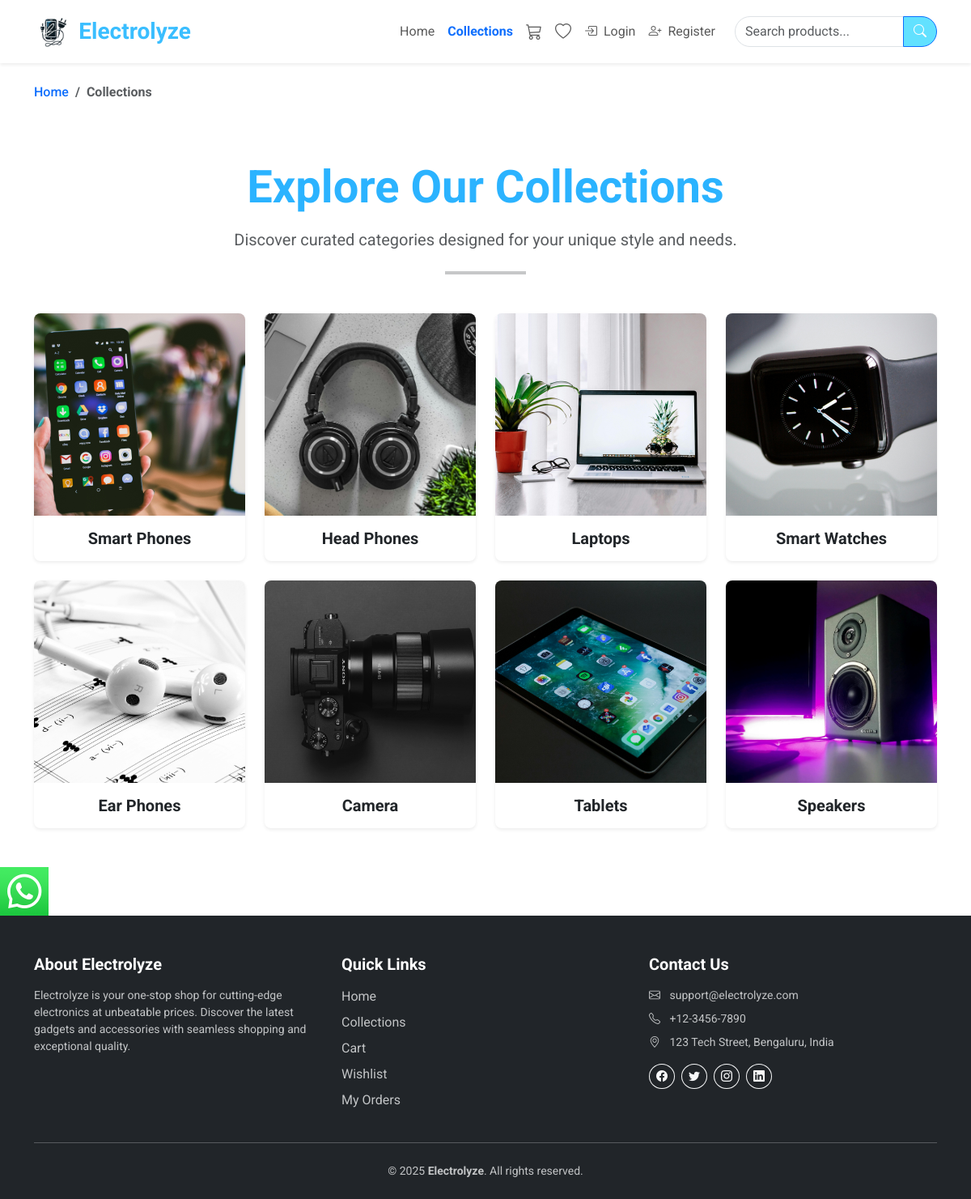
Screenshot of /store/collections/ with the database file from the repository.
### store/models.py (models this page shows, shortened)
class Category(models.Model):
    slug = models.CharField(max_length=150)
    name = models.CharField(max_length=150)
    image = models.ImageField(upload_to=get_file_path)
    description = models.TextField(max_length=500)
    status = models.BooleanField(default=False, help_text='0=Visible, 1=Hidden')
    trending = models.BooleanField(default=False, help_text='0=Not Trending, 1=Trending')
    meta_title = models.CharField(max_length=100)
    meta_keyword = models.CharField(max_length=100)
    meta_description = models.TextField(max_length=500)
    created_at = models.DateTimeField(auto_now_add=True)

### store/views.py (the view)
# urls.py: path('collections/', views.collections, name='collections'),
def collections(request):
    categories = Category.objects.filter(status=False)
    context = {'categories': categories}
    return render(request, 'store/collections.html', context)

### templates/store/collections.html (shortened to what this page needs)
{% extends 'store/layouts/main.html' %}
{% block content %}
<section class="py-4">
    <div class="container">
        <nav aria-label="breadcrumb">
            <ol class="breadcrumb mb-0">
                <li class="breadcrumb-item">
                    <a href="{% url 'store:home' %}" class="text-decoration-none text-primary fw-medium">Home</a>
                </li>
                <li class="breadcrumb-item active fw-bold" aria-current="page">Collections</li>
            </ol>
        </nav>
    </div>
</section>
<section class="py-5">
    <div class="container">
        <div class="text-center mb-5">
            <h1 class="display-4 fw-bold customclr2 mb-3">Explore Our Collections</h1>
            <p class="text-muted fs-5 mb-4">Discover curated categories designed for your unique style and needs.</p>
            <hr class="mx-auto bg-primary" style="width: 100px; border-width: 4px;">
        </div>
        <div class="row row-cols-1 row-cols-sm-2 row-cols-md-3 row-cols-lg-4 g-4">
            {% for item in categories %}
                <div class="col">
                    <a href="{% url 'store:collectionsview' item.slug %}" class="text-decoration-none">
                        <div class="card h-100 border-0 shadow-sm rounded-3 overflow-hidden">
                            <div class="position-relative overflow-hidden" style="height: 250px;">
                                <img src="{{ item.image.url }}"
                                     alt="{{ item.name }}"
                                     class="card-img-top w-100 h-100 object-fit-cover"
                                     style="transition: transform 0.3s ease;">
                            </div>
                            <div class="card-body text-center py-3">
                                <h5 class="card-title text-dark fw-bold mb-0">{{ item.name }}</h5>
                            </div>
                        </div>
                    </a>
                </div>
            {% endfor %}
        </div>
    </div>
</section>
{% endblock %}

### store/static/css/style.css (style rules this page uses)
.customclr2 { color: #2BB3FF; }
.card { transition: transform 0.3s ease-in-out, box-shadow 0.3s ease-in-out; }
.card img { transition: transform 0.3s ease, opacity 0.3s ease; }
h5 { color: #ffffff; }

### templates/store/layouts/main.html (style rules this page uses)
a { text-decoration: none; }
* { font-family: 'Roboto', sans-serif; }

### rows the page displays
Category: image (picture), name "Smart Phones"
Category: image (picture), name "Head Phones"
Category: image (picture), name "Laptops"
Category: image (picture), name "Smart Watches"
Category: image (picture), name "Ear Phones"
Category: image (picture), name "Camera"
Category: image (picture), name "Tablets"
Category: image (picture), name "Speakers"
